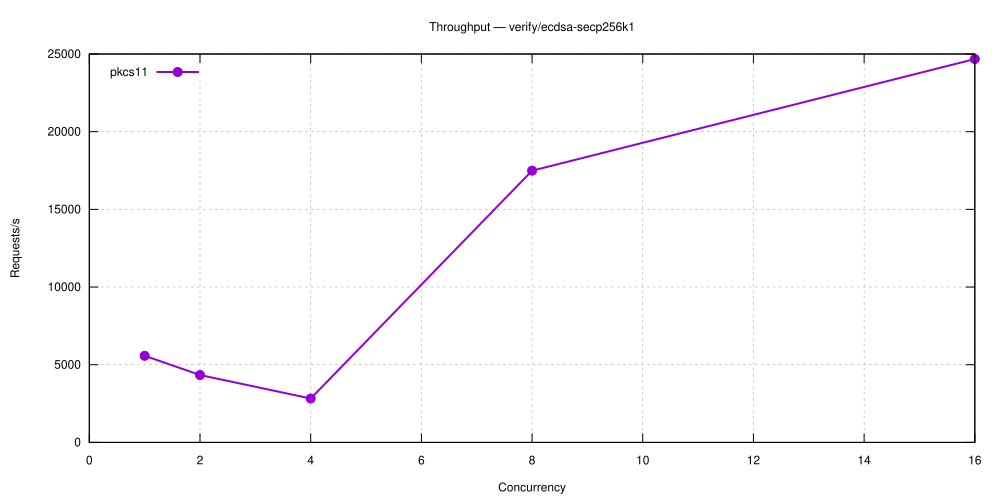

Recreate this plot in gnuplot.
set terminal svg size 1000,500 enhanced font 'Helvetica,12'
set output 'verify_ecdsa-secp256k1.svg'
set title 'Throughput — verify/ecdsa-secp256k1'
set grid
set xlabel 'Concurrency'
set ylabel 'Requests/s'
set key top left
plot 'verify_ecdsa-secp256k1-5.27.1-pkcs11.dat' using 1:2 with linespoints lw 2 pt 7 title 'pkcs11'
